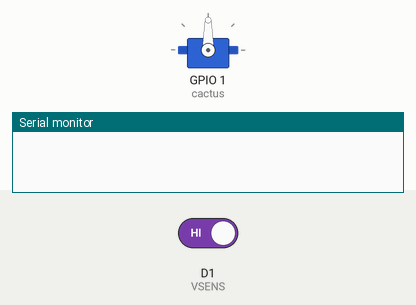
Recording of a sketch running on a simulated ESP8266 (NodeMCU). Parts: servo, the last lines printed to the serial monitor. The inputs (shaded band) are chosen by the test bench; at power-on: D1 (VSENS) HIGH. Random numbers use the default seed unless the sketch sets one.

Above: at 1.2 s.
1.3 s: D1 (VSENS) driven LOW
At 6.8 s:
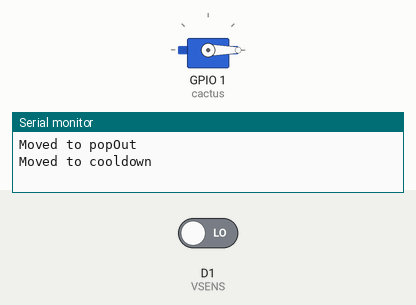
7.1 s: D1 (VSENS) driven HIGH
At 20.9 s:
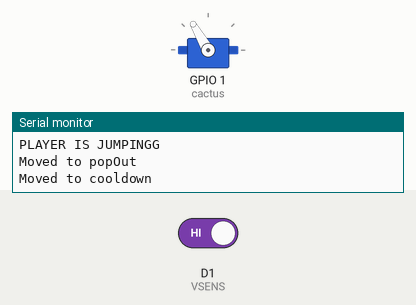
Timing chart, 0 to 31.7 s (numbered marks = the images above; inputs shaded):
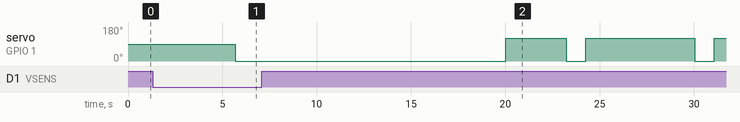

Measured:
- after the input at 7.1 s, servo on GPIO 1 (cactus): goes 120° 3.2 s, 0° 1.0 s, 120° 5.8 s, 0° 1.0 s, then 120°, starting after 12.9 s

The sketch:

soupInABag.ino
```cpp
#include <Servo.h>


int VSENS = D1;


// int currentNUMBER = 0;
// int startNum = 0;
// bool isJumping = false;
// long startTime = millis(); // track time
int jumpSensitivity = 1000;
int failedCheckThreshold = 125;


int lastTimeChecked;
int timeElapsed;

bool jumpedWithCactusOut = false;
bool gameOver = false;

/* - - - - - - - - - - - - - - - - - // - - - - - - - - - - - - - - - - - */
#pragma region systemFuncs

void setup() {
  beginJumpStuffs();
  beginCactusStuffs();
}

void loop()
{
  ElapseTime();
  jumpCheckLoop();

  if(!gameOver)
    cactusMoveLoop();
  // sensorIsOn();
}

void ElapseTime()
{
  timeElapsed = millis() - lastTimeChecked;
  lastTimeChecked = millis();
}

#pragma endregion systemFuncs

#pragma region jumpCodings

void beginJumpStuffs() {
  pinMode(VSENS, INPUT_PULLUP);
  Serial.begin(9600);
}

int jumpMilSecs = 0;
int failedChecks = 0;
// - - - - - - -
void jumpCheckLoop(){
  long vsenstime;

  // vSensCheck();
  JumpCheck();
  // Serial.println(digitalRead(VSENS));

  // Serial.println(digitalRead(VSENS));
  if(digitalRead(VSENS))
    jumpMilSecs++;
  else if(jumpMilSecs != 0)
  {
    if(jumpMilSecs >= jumpSensitivity)
    {
      // Serial.print(failedChecks);
      // Serial.print("    ");
      // Serial.println(jumpMilSecs);
      // Serial.print("    ");
      failedChecks = 0;
    }
    else
      failedChecks++;
    jumpMilSecs = 0;
  }
}
// - - - - - - - \*
void JumpCheck() {
  if (jumpMilSecs > jumpSensitivity) {
    if (failedChecks <= failedCheckThreshold) {
      // isJumping == true;
      jumpedWithCactusOut = true;

      // Serial.print(random(2, 500));
      if(gameOver)
        Serial.println("PLAYER IS JUMPINGG");
      // Serial.println(jumpMilSecs);

      if(gameOver)
        gameOver = false;
    }
  }
}

#pragma endregion jumpCodings
/* - - - - - - - - - - - - - - - - - // - - - - - - - - - - - - - - - - - */
#pragma region cactusControls


Servo cactus;
// int signalCord = D0;
int signalTime = 2;
int popOutTime = 1000;
int minDelay = 2000, maxDelay = 7001;

String stage = "";
int decidedDelayTime;


void beginCactusStuffs() {
  // pinMode(LED_BUILTIN, OUTPUT); //LED_BUITIN always hits the built in LED for some reason
  // Serial.begin(9600);
  randomSeed(analogRead(A0));
  // pinMode(signalCord, INPUT);
  cactus.attach(D10);

  stage = "cooldown";
  decidedDelayTime = chooseRandTimeToWait();
}

void cactusMoveLoop() {
  // digitalWrite(LED_BUILTIN, HIGH);
  // waitForRandomTime();
  // popOut();

  if(delayCactusStepForSecs("cooldown", decidedDelayTime, "popOut")) //waits for cooldown (on popOut)
  {
    jumpedWithCactusOut = false;

    cactus.write(0);
    Serial.println("Moved to popOut");
  }
  else if(delayCactusStepForSecs("popOut", popOutTime, "cooldown")) //waits for popOutTime (onCooldown)
  {
    Serial.println("Moved to cooldown");
    if(jumpedWithCactusOut)
    {
      cactus.write(120);
    }
    else
    {
      gameOver = true;
      delay(5000);
    }

    decidedDelayTime = chooseRandTimeToWait();
  }
}

void SignalAttempt()
{
  // pinMode(signalCord, OUTPUT); //This part is to send a signal to know that it wants to throw the cactus
  // digitalWrite(signalCord, HIGH);
  delay(signalTime);
  // digitalWrite(signalCord, LOW);
  // pinMode(signalCord, INPUT);
}

void popOut()
{
  cactus.write(180); //This is to actually send out the cactus
  delay(popOutTime);
  cactus.write(0);
}

void waitForRandomTime()
{
  int rand = random(minDelay, maxDelay);
  // Serial.println(rand);
  delay(rand);
}

int chooseRandTimeToWait()
{
  int rand = random(minDelay, maxDelay);
  return rand;
}

int timeSinceLastPassedStep = 0;
bool delayCactusStepForSecs(String step, int timeToStall, String nextStep)
{
  if(step == stage)
  {
    // Serial.println(step);
    timeSinceLastPassedStep += timeElapsed;

    if(timeSinceLastPassedStep >= timeToStall)
    {
      timeSinceLastPassedStep -= timeToStall;
      stage = nextStep;
      return true;
    }
  }

  return false;
}

#pragma endregion cactusControls
```
